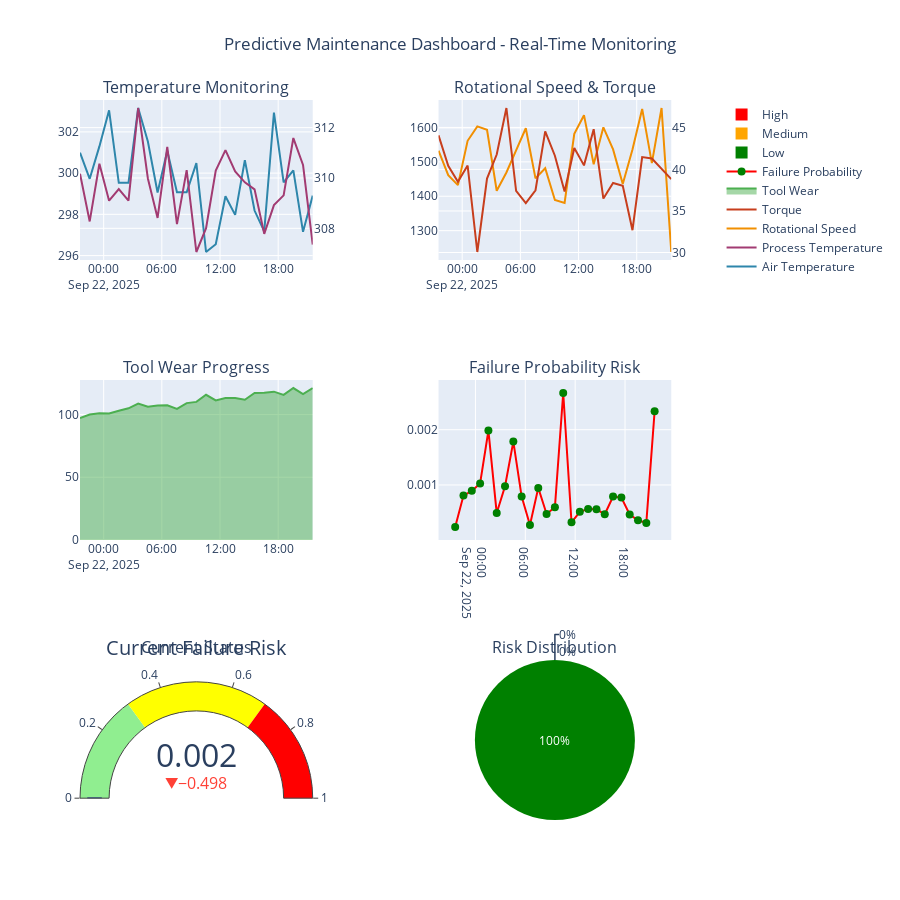

Notebook cell for this chart:
### Code cell
# Interactive Dashboard for Real-Time Monitoring
print("Creating interactive dashboard for maintenance monitoring...")

# Create interactive plotly dashboard
def create_maintenance_dashboard():
    """Create an interactive dashboard for predictive maintenance monitoring"""
    
    # Simulate real-time data (in practice, this would come from sensors)
    current_time = pd.Timestamp.now()
    time_range = pd.date_range(start=current_time - pd.Timedelta(hours=24), 
                              end=current_time, freq='H')
    
    # Simulate sensor readings for dashboard
    np.random.seed(42)
    dashboard_data = pd.DataFrame({
        'timestamp': time_range,
        'Air temperature': 300 + np.random.normal(0, 2, len(time_range)),
        'Process temperature': 310 + np.random.normal(0, 1.5, len(time_range)),
        'Rotational speed': 1500 + np.random.normal(0, 100, len(time_range)),
        'Torque': 40 + np.random.normal(0, 5, len(time_range)),
        'Tool wear': np.linspace(100, 120, len(time_range)) + np.random.normal(0, 2, len(time_range))
    })
    
    # Calculate failure probability using best model
    dashboard_features = dashboard_data[['Air temperature', 'Process temperature', 'Rotational speed', 'Torque', 'Tool wear']].copy()
    dashboard_features['Type_encoded'] = 1  # Assuming type L
    
    # Scale features
    dashboard_scaled = scaler.transform(dashboard_features)
    failure_probabilities = xgb_model.predict_proba(dashboard_scaled)[:, 1]
    dashboard_data['failure_probability'] = failure_probabilities
    dashboard_data['risk_level'] = pd.cut(failure_probabilities, 
                                        bins=[0, 0.3, 0.7, 1.0], 
                                        labels=['Low', 'Medium', 'High'])
    
    return dashboard_data

# Generate dashboard data
dashboard_data = create_maintenance_dashboard()

# Create subplot dashboard
fig = make_subplots(
    rows=3, cols=2,
    subplot_titles=('Temperature Monitoring', 'Rotational Speed & Torque', 
                   'Tool Wear Progress', 'Failure Probability Risk',
                   'Current Status', 'Risk Distribution'),
    specs=[[{"secondary_y": True}, {"secondary_y": True}],
           [{"secondary_y": False}, {"secondary_y": False}],
           [{"type": "indicator"}, {"type": "pie"}]]
)

# Temperature plot
fig.add_trace(
    go.Scatter(x=dashboard_data['timestamp'], y=dashboard_data['Air temperature'],
               name='Air Temperature', line=dict(color='#2E86AB')),
    row=1, col=1
)
fig.add_trace(
    go.Scatter(x=dashboard_data['timestamp'], y=dashboard_data['Process temperature'],
               name='Process Temperature', line=dict(color='#A23B72')),
    row=1, col=1, secondary_y=True
)

# Speed and Torque
fig.add_trace(
    go.Scatter(x=dashboard_data['timestamp'], y=dashboard_data['Rotational speed'],
               name='Rotational Speed', line=dict(color='#F18F01')),
    row=1, col=2
)
fig.add_trace(
    go.Scatter(x=dashboard_data['timestamp'], y=dashboard_data['Torque'],
               name='Torque', line=dict(color='#C73E1D')),
    row=1, col=2, secondary_y=True
)

# Tool wear
fig.add_trace(
    go.Scatter(x=dashboard_data['timestamp'], y=dashboard_data['Tool wear'],
               name='Tool Wear', line=dict(color='#4CAF50'),
               fill='tonexty'),
    row=2, col=1
)

# Failure probability
colors = ['green' if p < 0.3 else 'orange' if p < 0.7 else 'red' 
          for p in dashboard_data['failure_probability']]
fig.add_trace(
    go.Scatter(x=dashboard_data['timestamp'], y=dashboard_data['failure_probability'],
               mode='markers+lines', name='Failure Probability',
               marker=dict(color=colors, size=8),
               line=dict(color='red', width=2)),
    row=2, col=2
)

# Current status indicator
current_risk = dashboard_data['failure_probability'].iloc[-1]
fig.add_trace(
    go.Indicator(
        mode="gauge+number+delta",
        value=current_risk,
        domain={'x': [0, 1], 'y': [0, 1]},
        title={'text': "Current Failure Risk"},
        delta={'reference': 0.5},
        gauge={'axis': {'range': [None, 1]},
               'bar': {'color': "darkblue"},
               'steps': [
                   {'range': [0, 0.3], 'color': "lightgreen"},
                   {'range': [0.3, 0.7], 'color': "yellow"},
                   {'range': [0.7, 1], 'color': "red"}],
               'threshold': {'line': {'color': "red", 'width': 4},
                           'thickness': 0.75, 'value': 0.8}}),
    row=3, col=1
)

# Risk distribution pie chart
risk_counts = dashboard_data['risk_level'].value_counts()
fig.add_trace(
    go.Pie(labels=risk_counts.index, values=risk_counts.values,
           marker_colors=['green', 'orange', 'red']),
    row=3, col=2
)

# Update layout
fig.update_layout(
    height=900,
    title_text="Predictive Maintenance Dashboard - Real-Time Monitoring",
    title_x=0.5,
    showlegend=True
)

# Show the dashboard
fig.show()

# Current system status
current_status = dashboard_data.iloc[-1]
print(f"\nCurrent System Status:")
print(f"Timestamp: {current_status['timestamp']}")
print(f"Air Temperature: {current_status['Air temperature']:.1f}°C")
print(f"Process Temperature: {current_status['Process temperature']:.1f}°C")
print(f"Rotational Speed: {current_status['Rotational speed']:.0f} rpm")
print(f"Torque: {current_status['Torque']:.1f} Nm")
print(f"Tool Wear: {current_status['Tool wear']:.1f} minutes")
print(f"Failure Probability: {current_status['failure_probability']:.3f}")
print(f"Risk Level: {current_status['risk_level']}")

# Maintenance recommendations
if current_status['failure_probability'] > 0.7:
    print(f"\nRECOMMENDATION: IMMEDIATE MAINTENANCE REQUIRED")
    print(f"Schedule emergency maintenance within 4 hours")
elif current_status['failure_probability'] > 0.3:
    print(f"\nRECOMMENDATION: SCHEDULE PREVENTIVE MAINTENANCE")
    print(f"Plan maintenance within next 24-48 hours")
else:
    print(f"\nRECOMMENDATION: CONTINUE NORMAL OPERATIONS")
    print(f"Next scheduled maintenance in normal cycle")

print("Interactive dashboard created successfully")

### Figure 1 — Plotly figure (JSON) as saved in the notebook; plotly's stock layout.template omitted (floating-point values rounded to 4 significant figures)
{"data": [{"line": {"color": "#2E86AB"}, "name": "Air Temperature", "type": "scatter", "x": ["2025-09-21T21:33:37.654853000", "2025-09-21T22:33:37.654853000", "2025-09-21T23:33:37.654853000", "2025-09-22T00:33:37.654853000", "2025-09-22T01:33:37.654853000", "2025-09-22T02:33:37.654853000", "2025-09-22T03:33:37.654853000", "2025-09-22T04:33:37.654853000", "2025-09-22T05:33:37.654853000", "2025-09-22T06:33:37.654853000", "2025-09-22T07:33:37.654853000", "2025-09-22T08:33:37.654853000", "2025-09-22T09:33:37.654853000", "2025-09-22T10:33:37.654853000", "2025-09-22T11:33:37.654853000", "2025-09-22T12:33:37.654853000", "2025-09-22T13:33:37.654853000", "2025-09-22T14:33:37.654853000", "2025-09-22T15:33:37.654853000", "2025-09-22T16:33:37.654853000", "2025-09-22T17:33:37.654853000", "2025-09-22T18:33:37.654853000", "2025-09-22T19:33:37.654853000", "2025-09-22T20:33:37.654853000", "2025-09-22T21:33:37.654853000"], "xaxis": "x", "y": [301.0, 299.7, 301.3, 303.0, 299.5, 299.5, 303.2, 301.5, 299.1, 301.1, 299.1, 299.1, 300.5, 296.2, 296.6, 298.9, 298.0, 300.6, 298.2, 297.2, 302.9, 299.5, 300.1, 297.2, 298.9], "yaxis": "y"}, {"line": {"color": "#A23B72"}, "name": "Process Temperature", "type": "scatter", "x": ["2025-09-21T21:33:37.654853000", "2025-09-21T22:33:37.654853000", "2025-09-21T23:33:37.654853000", "2025-09-22T00:33:37.654853000", "2025-09-22T01:33:37.654853000", "2025-09-22T02:33:37.654853000", "2025-09-22T03:33:37.654853000", "2025-09-22T04:33:37.654853000", "2025-09-22T05:33:37.654853000", "2025-09-22T06:33:37.654853000", "2025-09-22T07:33:37.654853000", "2025-09-22T08:33:37.654853000", "2025-09-22T09:33:37.654853000", "2025-09-22T10:33:37.654853000", "2025-09-22T11:33:37.654853000", "2025-09-22T12:33:37.654853000", "2025-09-22T13:33:37.654853000", "2025-09-22T14:33:37.654853000", "2025-09-22T15:33:37.654853000", "2025-09-22T16:33:37.654853000", "2025-09-22T17:33:37.654853000", "2025-09-22T18:33:37.654853000", "2025-09-22T19:33:37.654853000", "2025-09-22T20:33:37.654853000", "2025-09-22T21:33:37.654853000"], "xaxis": "x", "y": [310.2, 308.3, 310.6, 309.1, 309.6, 309.1, 312.8, 310.0, 308.4, 311.2, 308.2, 310.3, 307.1, 308.0, 310.3, 311.1, 310.3, 309.8, 309.5, 307.8, 308.9, 309.3, 311.6, 310.5, 307.4], "yaxis": "y2"}, {"line": {"color": "#F18F01"}, "name": "Rotational Speed", "type": "scatter", "x": ["2025-09-21T21:33:37.654853000", "2025-09-21T22:33:37.654853000", "2025-09-21T23:33:37.654853000", "2025-09-22T00:33:37.654853000", "2025-09-22T01:33:37.654853000", "2025-09-22T02:33:37.654853000", "2025-09-22T03:33:37.654853000", "2025-09-22T04:33:37.654853000", "2025-09-22T05:33:37.654853000", "2025-09-22T06:33:37.654853000", "2025-09-22T07:33:37.654853000", "2025-09-22T08:33:37.654853000", "2025-09-22T09:33:37.654853000", "2025-09-22T10:33:37.654853000", "2025-09-22T11:33:37.654853000", "2025-09-22T12:33:37.654853000", "2025-09-22T13:33:37.654853000", "2025-09-22T14:33:37.654853000", "2025-09-22T15:33:37.654853000", "2025-09-22T16:33:37.654853000", "2025-09-22T17:33:37.654853000", "2025-09-22T18:33:37.654853000", "2025-09-22T19:33:37.654853000", "2025-09-22T20:33:37.654853000", "2025-09-22T21:33:37.654853000"], "xaxis": "x2", "y": [1532.0, 1461.0, 1432.0, 1561.0, 1603.0, 1593.0, 1416.0, 1469.0, 1533.0, 1598.0, 1452.0, 1481.0, 1389.0, 1380.0, 1581.0, 1636.0, 1493.0, 1600.0, 1536.0, 1435.0, 1536.0, 1654.0, 1496.0, 1656.0, 1238.0], "yaxis": "y3"}, {"line": {"color": "#C73E1D"}, "name": "Torque", "type": "scatter", "x": ["2025-09-21T21:33:37.654853000", "2025-09-21T22:33:37.654853000", "2025-09-21T23:33:37.654853000", "2025-09-22T00:33:37.654853000", "2025-09-22T01:33:37.654853000", "2025-09-22T02:33:37.654853000", "2025-09-22T03:33:37.654853000", "2025-09-22T04:33:37.654853000", "2025-09-22T05:33:37.654853000", "2025-09-22T06:33:37.654853000", "2025-09-22T07:33:37.654853000", "2025-09-22T08:33:37.654853000", "2025-09-22T09:33:37.654853000", "2025-09-22T10:33:37.654853000", "2025-09-22T11:33:37.654853000", "2025-09-22T12:33:37.654853000", "2025-09-22T13:33:37.654853000", "2025-09-22T14:33:37.654853000", "2025-09-22T15:33:37.654853000", "2025-09-22T16:33:37.654853000", "2025-09-22T17:33:37.654853000", "2025-09-22T18:33:37.654853000", "2025-09-22T19:33:37.654853000", "2025-09-22T20:33:37.654853000", "2025-09-22T21:33:37.654853000"], "xaxis": "x2", "y": [44.11, 40.44, 38.5, 40.46, 30.06, 38.9, 41.79, 47.39, 37.41, 35.96, 37.49, 44.58, 41.64, 37.35, 42.57, 40.49, 44.84, 36.49, 38.36, 38.04, 32.68, 41.48, 41.31, 40.03, 38.83], "yaxis": "y4"}, {"fill": "tonexty", "line": {"color": "#4CAF50"}, "name": "Tool Wear", "type": "scatter", "x": ["2025-09-21T21:33:37.654853000", "2025-09-21T22:33:37.654853000", "2025-09-21T23:33:37.654853000", "2025-09-22T00:33:37.654853000", "2025-09-22T01:33:37.654853000", "2025-09-22T02:33:37.654853000", "2025-09-22T03:33:37.654853000", "2025-09-22T04:33:37.654853000", "2025-09-22T05:33:37.654853000", "2025-09-22T06:33:37.654853000", "2025-09-22T07:33:37.654853000", "2025-09-22T08:33:37.654853000", "2025-09-22T09:33:37.654853000", "2025-09-22T10:33:37.654853000", "2025-09-22T11:33:37.654853000", "2025-09-22T12:33:37.654853000", "2025-09-22T13:33:37.654853000", "2025-09-22T14:33:37.654853000", "2025-09-22T15:33:37.654853000", "2025-09-22T16:33:37.654853000", "2025-09-22T17:33:37.654853000", "2025-09-22T18:33:37.654853000", "2025-09-22T19:33:37.654853000", "2025-09-22T20:33:37.654853000", "2025-09-22T21:33:37.654853000"], "xaxis": "x3", "y": [97.17, 99.99, 101.0, 100.9, 103.0, 105.0, 108.8, 106.2, 107.2, 107.4, 104.5, 109.1, 110.1, 115.8, 111.3, 113.1, 113.3, 111.8, 117.3, 117.3, 118.2, 115.7, 121.1, 116.4, 121.2], "yaxis": "y5"}, {"line": {"color": "red", "width": 2}, "marker": {"color": ["green", "green", "green", "green", "green", "green", "green", "green", "green", "green", "green", "green", "green", "green", "green", "green", "green", "green", "green", "green", "green", "green", "green", "green", "green"], "size": 8}, "mode": "markers+lines", "name": "Failure Probability", "type": "scatter", "x": ["2025-09-21T21:33:37.654853000", "2025-09-21T22:33:37.654853000", "2025-09-21T23:33:37.654853000", "2025-09-22T00:33:37.654853000", "2025-09-22T01:33:37.654853000", "2025-09-22T02:33:37.654853000", "2025-09-22T03:33:37.654853000", "2025-09-22T04:33:37.654853000", "2025-09-22T05:33:37.654853000", "2025-09-22T06:33:37.654853000", "2025-09-22T07:33:37.654853000", "2025-09-22T08:33:37.654853000", "2025-09-22T09:33:37.654853000", "2025-09-22T10:33:37.654853000", "2025-09-22T11:33:37.654853000", "2025-09-22T12:33:37.654853000", "2025-09-22T13:33:37.654853000", "2025-09-22T14:33:37.654853000", "2025-09-22T15:33:37.654853000", "2025-09-22T16:33:37.654853000", "2025-09-22T17:33:37.654853000", "2025-09-22T18:33:37.654853000", "2025-09-22T19:33:37.654853000", "2025-09-22T20:33:37.654853000", "2025-09-22T21:33:37.654853000"], "xaxis": "x4", "y": [0.0002388, 0.0008071, 0.0008927, 0.001028, 0.001984, 0.0004914, 0.0009756, 0.001785, 0.0007895, 0.0002744, 0.0009465, 0.0004754, 0.0005964, 0.002664, 0.0003243, 0.0005128, 0.0005662, 0.0005588, 0.0004701, 0.0007889, 0.000771, 0.000464, 0.0003604, 0.000313, 0.002334], "yaxis": "y6"}, {"delta": {"reference": 0.5}, "domain": {"x": [0, 0.37], "y": [0, 0.2222]}, "gauge": {"axis": {"range": [null, 1]}, "bar": {"color": "darkblue"}, "steps": [{"color": "lightgreen", "range": [0, 0.3]}, {"color": "yellow", "range": [0.3, 0.7]}, {"color": "red", "range": [0.7, 1]}], "threshold": {"line": {"color": "red", "width": 4}, "thickness": 0.75, "value": 0.8}}, "mode": "gauge+number+delta", "title": {"text": "Current Failure Risk"}, "type": "indicator", "value": 0.002334}, {"domain": {"x": [0.57, 0.94], "y": [0, 0.2222]}, "labels": ["Low", "Medium", "High"], "marker": {"colors": ["green", "orange", "red"]}, "type": "pie", "values": [25, 0, 0]}], "layout": {"annotations": [{"font": {"size": 16}, "showarrow": false, "text": "Temperature Monitoring", "x": 0.185, "xanchor": "center", "xref": "paper", "y": 1, "yanchor": "bottom", "yref": "paper"}, {"font": {"size": 16}, "showarrow": false, "text": "Rotational Speed & Torque", "x": 0.755, "xanchor": "center", "xref": "paper", "y": 1, "yanchor": "bottom", "yref": "paper"}, {"font": {"size": 16}, "showarrow": false, "text": "Tool Wear Progress", "x": 0.185, "xanchor": "center", "xref": "paper", "y": 0.6111, "yanchor": "bottom", "yref": "paper"}, {"font": {"size": 16}, "showarrow": false, "text": "Failure Probability Risk", "x": 0.755, "xanchor": "center", "xref": "paper", "y": 0.6111, "yanchor": "bottom", "yref": "paper"}, {"font": {"size": 16}, "showarrow": false, "text": "Current Status", "x": 0.185, "xanchor": "center", "xref": "paper", "y": 0.2222, "yanchor": "bottom", "yref": "paper"}, {"font": {"size": 16}, "showarrow": false, "text": "Risk Distribution", "x": 0.755, "xanchor": "center", "xref": "paper", "y": 0.2222, "yanchor": "bottom", "yref": "paper"}], "height": 900, "showlegend": true, "title": {"text": "Predictive Maintenance Dashboard - Real-Time Monitoring", "x": 0.5}, "xaxis": {"anchor": "y", "domain": [0, 0.37]}, "xaxis2": {"anchor": "y3", "domain": [0.57, 0.94]}, "xaxis3": {"anchor": "y5", "domain": [0, 0.37]}, "xaxis4": {"anchor": "y6", "domain": [0.57, 0.94]}, "yaxis": {"anchor": "x", "domain": [0.7778, 1]}, "yaxis2": {"anchor": "x", "overlaying": "y", "side": "right"}, "yaxis3": {"anchor": "x2", "domain": [0.7778, 1]}, "yaxis4": {"anchor": "x2", "overlaying": "y3", "side": "right"}, "yaxis5": {"anchor": "x3", "domain": [0.3889, 0.6111]}, "yaxis6": {"anchor": "x4", "domain": [0.3889, 0.6111]}}}
